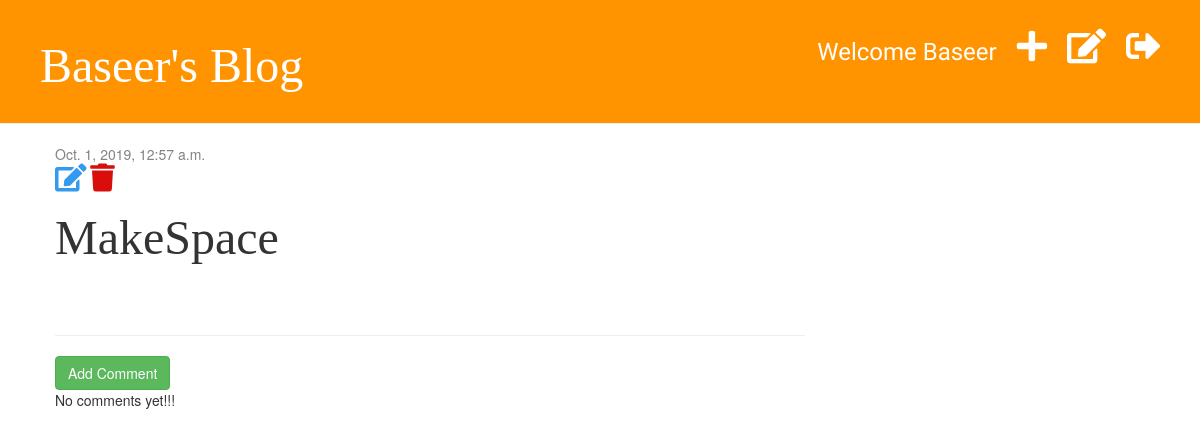
The page /post/9/ (signed in) on the database as committed earlier.
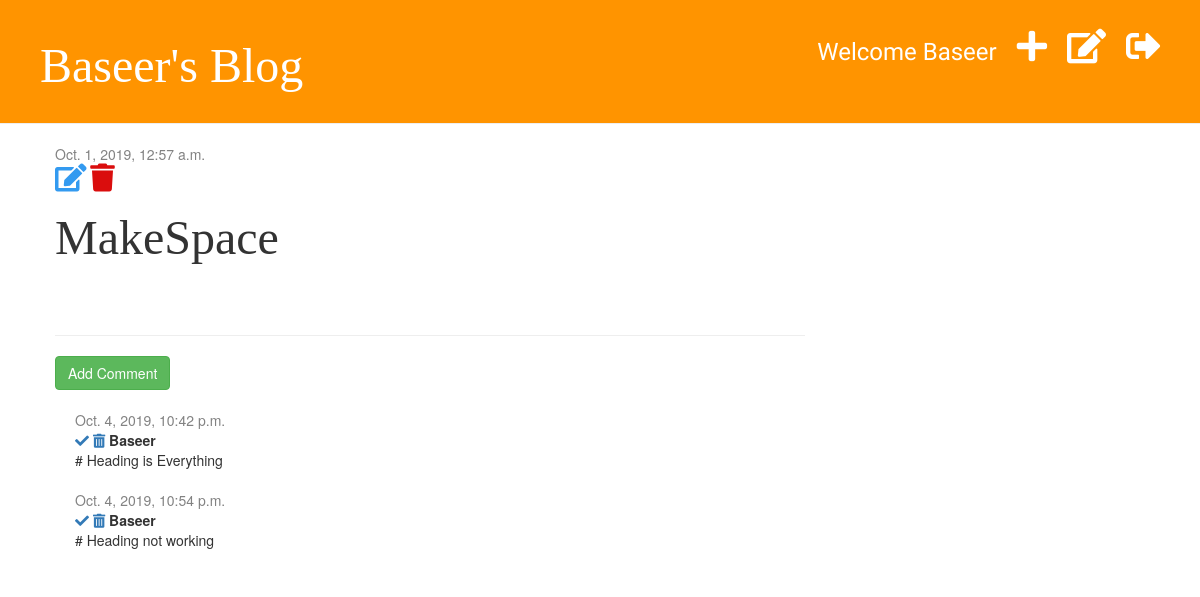
The same page on the database as committed later.
### blog/models.py (models this page shows, shortened)
class Post(models.Model):
    author = models.ForeignKey('auth.User', on_delete=models.CASCADE)
    title = models.CharField(max_length=200)
    text = models.TextField()
    created_date = models.DateTimeField(default=timezone.now)
    published_date = models.DateTimeField(blank=True,null=True)
    def __str__(self):
        return self.title

class Comment(models.Model):
    post = models.ForeignKey('blog.Post', on_delete=models.CASCADE, related_name='comments')
    author = models.CharField(max_length=200)
    text = models.TextField()
    created_date = models.DateTimeField(default=timezone.now())
    is_approved = models.BooleanField(default=False)

### blog/views.py (the view)
# urls.py: path('post/<int:postid>/', views.post_detail, name='post_detail'),
def post_detail(request, postid):
    post = get_object_or_404(Post, pk=postid)
    print(postid)
    print(post)
    print(post.title)
    return render(request, 'blog/post_detail.html', {'post': post})

### blog/templatetags/markdownify.py (called while the page is built)
@register.filter
def markdown(value):
    renderer = HighlightRenderer()
    markdown = mistune.Markdown(renderer=renderer)
    return markdown(value)

### blog/templates/blog/post_detail.html (shortened to what this page needs)
{% extends 'blog/base.html' %}
{% load markdownify %}
{% block content %}
    <div class="post">
        {% if post.published_date %}
            <div class="date">
                {{ post.published_date }}
            </div>
        {% else %}
            <a href="{% url 'post_publish' pk=post.pk %}" class="btn btn-primary">Publish</a>
        {% endif %}
        {% if user.is_authenticated %}
            <a href="{% url 'post_edit' pk=post.pk %}">
                <i class="fas fa-edit fa-2x" style="color: #339af0;"></i>
            </a>
            <a href="{% url 'delete_post' pk=post.pk %}" style="color: #da0d0d" onclick="return confirm('Are you sure you want to delete this post?')">
            <i class="fas fa-trash fa-2x"></i>
            </a>
        {% endif %}
        <h1>{{ post.title }}</h1>
    </div>
    <hr>
    <a href="{% url 'add_comment' pk=post.pk %}" class="btn btn-success">Add Comment</a>
    {% for comment in post.comments.all %}
        {% if user.is_authenticated or comment.is_approved %}
            <div class="comment">
                <div class="date">
                    {{ comment.created_date }}
                </div>
                {% if not comment.is_approved and user.is_superuser %}
                    <a href="{% url 'approve_comment' pk=comment.pk %}">
                        <i class="fas fa-check"></i>
                    </a>
                    <a href="{% url 'remove_comment' pk=comment.pk %}"><i class="fas fa-trash-alt"></i></a>
                {% endif %}
                <strong>{{ comment.author }}</strong>
                <p>{{ comment.text }}</p>
            </div>
        {% endif %}
    {% empty %}
        <p>No comments yet!!!</p>
    {% endfor %}
{% endblock %}

### blog/templates/blog/base.html (shortened to what this page needs)
{% load staticfiles %}
<!DOCTYPE html>
<html lang="en">
<head>
    <link rel="stylesheet" href="https://maxcdn.bootstrapcdn.com/bootstrap/3.2.0/css/bootstrap.min.css">
    <link rel="stylesheet" href="{% static 'css/blog.css' %}">
    <link rel="stylesheet" href="https://cdnjs.cloudflare.com/ajax/libs/font-awesome/5.2.0/css/all.css">
    <link rel="stylesheet" href="{% static 'css/zenburn.css' %}">
</head>
<body>
<div class="page-header">
    {% if user.is_authenticated %}
        <a href="{% url 'logout' %}" class="top-menu">
            <i class="fas fa-sign-out-alt"></i>
        </a>
        <a href="{% url 'post_draft_list' %}" class="top-menu">
            <i class="fas fa-edit"></i>
        </a>
        <a href="{% url 'post_new' %}" class="top-menu">
            <i class="fas fa-plus"></i>
        </a>
        <p class="top-menu">Welcome {{ user.username }}</p>
    {% else %}
        <a href="{% url 'login' %}" class="top-menu">
            <i class="fas fa-sign-in-alt fa-2x"></i>
        </a>
    {% endif %}
    <h1><a href='{% url "post_list" %}'>Baseer's Blog</a></h1>
</div>
<div class="content container">
    <div class="row">
        <div class="col-md-8">
            {% block content %}
            {% endblock %}
        </div>
    </div>
</div>
</body>
</html>

### blog/static/css/blog.css (style rules this page uses)
.page-header { background-color: #ff9400; margin-top: 0px; padding: 20px 20px 20px 40px; }
.page-header h1, .page-header h1 a { color: #ffffff; font-size: 36pt; text-decoration: none; }
.page-header p { font-size: 18pt; font-family: Tangerine; margin-top: 15px; }
h1, h2, h3, h4 { font-family: 'Inconsolata', 'Droid Sans', serif; font-size: 48px; }
.content { margin-left: 40px; }
.date { color: #828282; }
.post { margin-bottom: 70px; }
.top-menu { color: #ffffff; float: right; font-size: 26pt; margin-right: 20px; }
.comment { margin: 20px 0px 20px 20px; }

Rows that differ between the two databases and show on the page:
added Comment: created_date "Oct. 4, 2019, 10:42 p.m.", is_approved False (drawn), author "Baseer", text "# Heading is Everything"
added Comment: created_date "Oct. 4, 2019, 10:54 p.m.", is_approved False (drawn), author "Baseer", text "# Heading not working"
Other text that changed with them:
text no longer shown: "No comments yet!!!"
